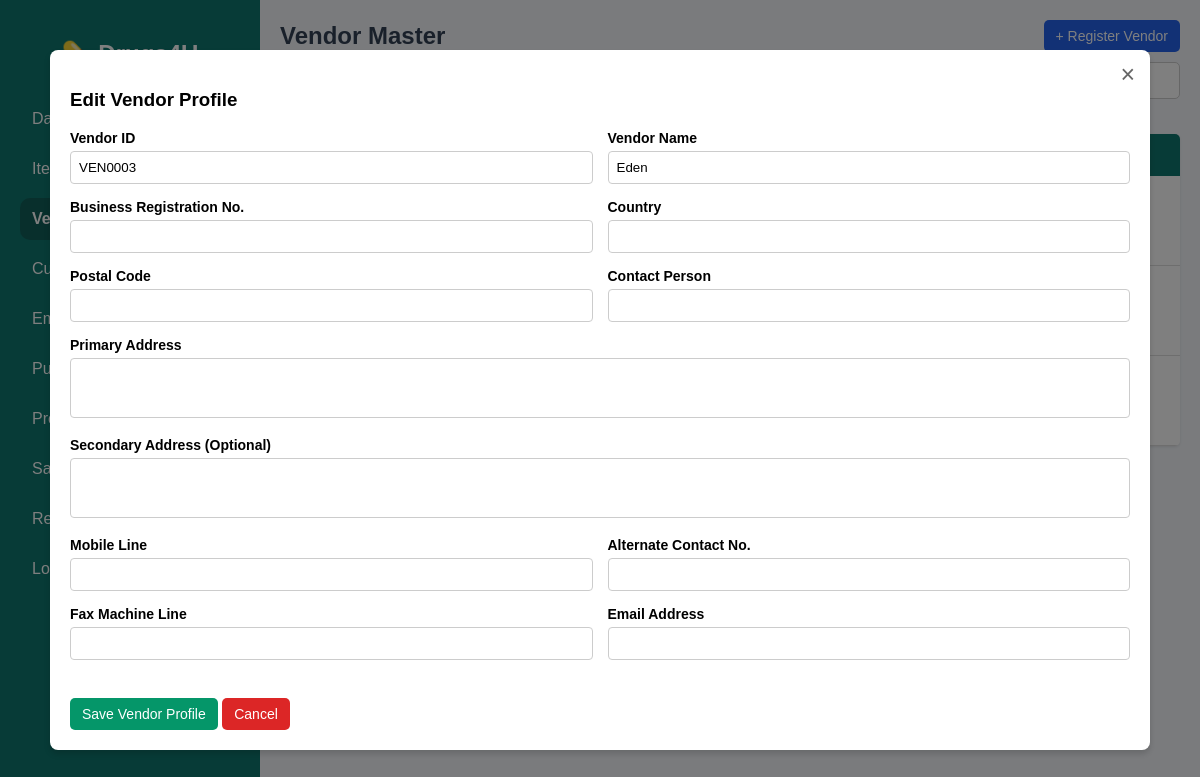
The app's page /vendor.php?edit_vendor=VEN0003 (signed in), older data.
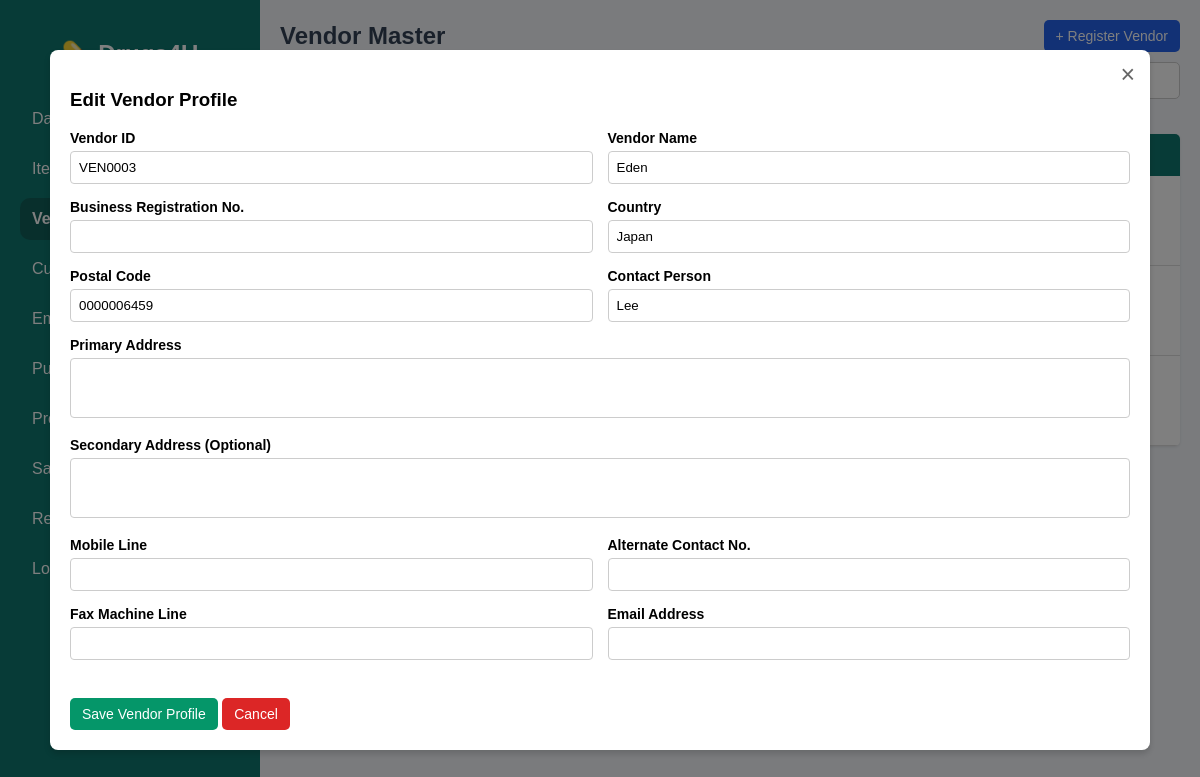
The same page, newer data.
### tables this page shows
CREATE TABLE `vendor_master` (
  `id` int(11) NOT NULL,
  `vendor_id` varchar(20) NOT NULL,
  `vendor_name` varchar(150) NOT NULL,
  `business_registration` varchar(100) DEFAULT NULL,
  `country` varchar(100) DEFAULT NULL,
  `postal_code` varchar(20) DEFAULT NULL,
  `address1` text DEFAULT NULL,
  `address2` text DEFAULT NULL,
  `contact_person` varchar(100) DEFAULT NULL,
  `mobile` varchar(30) DEFAULT NULL,
  `contact_no` varchar(30) DEFAULT NULL,
  `fax` varchar(30) DEFAULT NULL,
  `email` varchar(150) DEFAULT NULL,
  `created_at` timestamp NOT NULL DEFAULT current_timestamp()
);

### vendor.php (the view, shortened to what the changed rows need)
<?php
include 'connection.php';
function runQuery($conn, $sql){
    $result = mysqli_query($conn, $sql);
    return $result;
}
$edit_mode = false;
$edit_vendor = null;
if(isset($_GET['edit_vendor'])){
    $edit_mode = true;
    $vendor_id = mysqli_real_escape_string($conn, $_GET['edit_vendor']);
    $res = runQuery($conn, "SELECT * FROM vendor_master WHERE vendor_id='$vendor_id'");
    $edit_vendor = mysqli_fetch_assoc($res);
}
$res_id = runQuery($conn, "SELECT vendor_id FROM vendor_master ORDER BY vendor_id DESC LIMIT 1");
if(mysqli_num_rows($res_id) > 0){
    $row_id = mysqli_fetch_assoc($res_id);
    $num = (int)substr($row_id['vendor_id'], 3) + 1;
    $vendor_id = "VEN" . str_pad($num, 4, "0", STR_PAD_LEFT);
} else {
    $vendor_id = "VEN0001";
}
$vendor_list = runQuery($conn, "SELECT * FROM vendor_master ORDER BY vendor_id DESC");
?>
<!DOCTYPE html>
<html lang="en">
<head>
</head>
<body>
<div class="wrapper">
    <div class="sidebar">
        <h2>💊 Drugs4U</h2>
    </div>
    <div class="main-content">
        <div class="top-bar">
            <h2>Vendor Master</h2>
        </div>
        <div class="container">
            <div class="table-responsive">
                <table id="vendorTable">
                    <tr>
                        <th>ID</th>
                        <th>Vendor Name</th>
                        <th>Country</th>
                        <th>Contact Person</th>
                        <th>Mobile</th>
                        <th>Email</th>
                        <th>Action</th>
                    </tr>
                </table>
            </div>
        </div>
    </div>
</div>
<div class="popup" id="vendorPopup" style="<?= $edit_mode ? 'display:flex' : '' ?>">
    <div class="popup-content">
        <form method="POST">
            <div class="grid">
                <div>
                    <label>Vendor ID</label>
                    <input name="vendor_id" value="<?= $edit_mode ? $edit_vendor['vendor_id'] : $vendor_id ?>" readonly>
                </div>
                <div>
                    <label>Vendor Name</label>
                    <input name="vendor_name" value="<?= $edit_mode ? $edit_vendor['vendor_name'] : '' ?>" required>
                </div>
                <div>
                    <label>Country</label>
                    <input name="country" value="<?= $edit_mode ? $edit_vendor['country'] : '' ?>">
                </div>
                <div>
                    <label>Postal Code</label>
                    <input name="postal_code" value="<?= $edit_mode ? $edit_vendor['postal_code'] : '' ?>">
                </div>
                <div>
                    <label>Contact Person</label>
                    <input name="contact_person" value="<?= $edit_mode ? $edit_vendor['contact_person'] : '' ?>">
                </div>
            </div>
            <br>
        </form>
    </div>
</div>
</body>
</html>

Row changes from the older to the newer data that the page shows:
changed vendor_master "VEN0003": country (not shown) → "Japan"; postal_code (not shown) → "0000006459"; contact_person (not shown) → "Lee"
